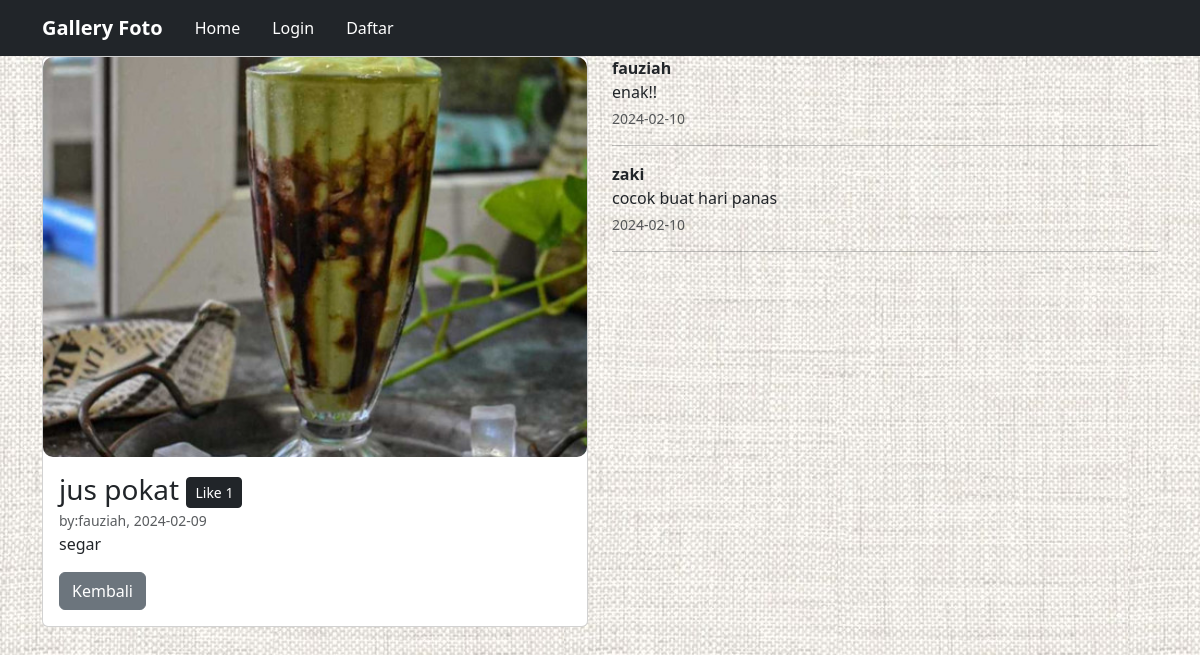
/?url=detail&&id=1, run on the app's committed database.
### tables this page shows
CREATE TABLE `foto` (
  `fotoid` int(11) NOT NULL,
  `judulfoto` varchar(255) NOT NULL,
  `deskripsifoto` text NOT NULL,
  `tanggalungah` date NOT NULL,
  `lokasifile` varchar(255) NOT NULL,
  `albumid` int(11) NOT NULL,
  `userid` int(11) NOT NULL
);

CREATE TABLE `user` (
  `userid` int(11) NOT NULL,
  `username` varchar(255) NOT NULL,
  `password` varchar(255) NOT NULL,
  `email` varchar(255) NOT NULL,
  `namalengkap` varchar(255) NOT NULL,
  `alamat` text NOT NULL
);

CREATE TABLE `komentarfoto` (
  `komentarid` int(11) NOT NULL,
  `fotoid` int(11) NOT NULL,
  `userid` int(11) NOT NULL,
  `isikomentar` text NOT NULL,
  `tanggalkomentar` date NOT NULL
);

### page/detail.php (the view, shortened to what this page needs)
<?php
$details=mysqli_query($conn, "SELECT * FROM foto INNER JOIN user ON foto.userid=user.userid WHERE foto.fotoid='$_GET[id]'");
$data=mysqli_fetch_array($details);
$likes=mysqli_num_rows(mysqli_query($conn, "SELECT * FROM likefoto WHERE fotoid='$_GET[id]'"));
$cek=mysqli_num_rows(mysqli_query($conn, "SELECT * FROM likefoto WHERE fotoid='$_GET[id]' AND userid='".@$_SESSION['user_id']."'"));
?>
<div class="container">
   <div class="row">
      <div class="col-6">
         <div class="card">
            <img src="uploads/<?= $data['lokasifile'] ?>" alt="<?= $data['judulfoto'] ?>" class="object-fit-cover" style="max-width: 100%; height: auto; max-height: 400px;">
            <div class="card-body">
               <h3 class="card-title mb-0"><?= $data['judulfoto'] ?> <a href="<?php if(isset($_SESSION['user_id'])){echo '?url=like&&id='.$data['fotoid'].'';}else{echo 'login.php';} ?>" class="btn-dark btn btn-sm"><?php if($cek==0){echo 'Like';}else{echo 'Dislike';} ?> <?= $likes ?></a></h3>
               <small class="text-muted mb-3">by:<?= $data['username'] ?>, <?= $data['tanggalungah'] ?></small>
               <p><?= $data['deskripsifoto'] ?></p>
               <form action="?url=detail" method="post">
                  <div class="form-group d-flex flex-row">
                     <a href="?url=home" class="btn btn-secondary">Kembali</a>
                  </div>
               </form>
            </div>
         </div>
      </div>
      <div class="col-6">
         <?php $UserID=@$_SESSION["user_id"]; $komen=mysqli_query($conn, "SELECT * FROM komentarfoto INNER JOIN user ON komentarfoto.Userid=user.Userid INNER JOIN foto ON komentarfoto.Fotoid=foto.Fotoid WHERE komentarfoto.Fotoid='$_GET[id]'");
         foreach($komen as $komens): ?>
         <p class="mb-0 fw-bold"><?= $komens['username'] ?></p>
         <p class="mb-1"><?= $komens['isikomentar'] ?></p>
         <p class="text-muted small mb-0"><?= $komens['tanggalkomentar'] ?></p>
         <hr>
         <?php endforeach; ?>
      </div>
   </div>
</div>

### assets/css/style.css (style rules this page uses)
img { border-radius: 10px; }

### index.php (style rules this page uses)
body { background-image: url(assets/img/denim.jpg); }

### data on the page
foto: lokasifile (picture), judulfoto "jus pokat", userid.username "fauziah", tanggalungah "2024-02-09", deskripsifoto "segar"
komentarfoto: userid.username "fauziah", isikomentar "enak!!", tanggalkomentar "2024-02-10"
komentarfoto: userid.username "zaki", isikomentar "cocok buat hari panas", tanggalkomentar "2024-02-10"

### other printed values
$likes "1"
